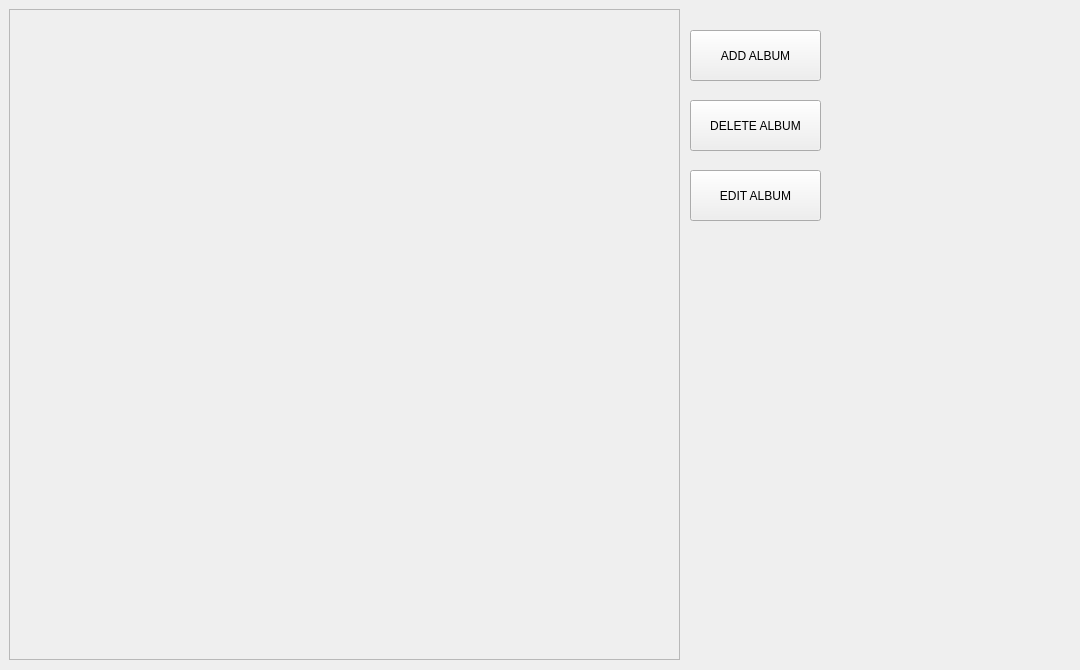
<?xml version="1.0" encoding="UTF-8"?>
<ui version="4.0">
 <class>AlbumsPage</class>
 <widget class="QWidget" name="AlbumsPage">
  <property name="geometry">
   <rect>
    <x>0</x>
    <y>0</y>
    <width>1080</width>
    <height>670</height>
   </rect>
  </property>
  <property name="minimumSize">
   <size>
    <width>1</width>
    <height>1</height>
   </size>
  </property>
  <property name="maximumSize">
   <size>
    <width>16777215</width>
    <height>16777215</height>
   </size>
  </property>
  <property name="windowTitle">
   <string>Albums</string>
  </property>
  <widget class="QPushButton" name="add_album_button">
   <property name="geometry">
    <rect>
     <x>690</x>
     <y>30</y>
     <width>131</width>
     <height>51</height>
    </rect>
   </property>
   <property name="text">
    <string>ADD ALBUM</string>
   </property>
  </widget>
  <widget class="QPushButton" name="delete_album_button">
   <property name="geometry">
    <rect>
     <x>690</x>
     <y>100</y>
     <width>131</width>
     <height>51</height>
    </rect>
   </property>
   <property name="text">
    <string>DELETE ALBUM</string>
   </property>
  </widget>
  <widget class="QPushButton" name="edit_album_button">
   <property name="geometry">
    <rect>
     <x>690</x>
     <y>170</y>
     <width>131</width>
     <height>51</height>
    </rect>
   </property>
   <property name="text">
    <string>EDIT ALBUM</string>
   </property>
  </widget>
  <widget class="QScrollArea" name="scrollArea">
   <property name="geometry">
    <rect>
     <x>9</x>
     <y>9</y>
     <width>671</width>
     <height>651</height>
    </rect>
   </property>
   <property name="widgetResizable">
    <bool>true</bool>
   </property>
   <widget class="QWidget" name="scroll_area_widget_contents">
    <property name="geometry">
     <rect>
      <x>0</x>
      <y>0</y>
      <width>669</width>
      <height>649</height>
     </rect>
    </property>
    <layout class="QGridLayout" name="grid_layout"/>
   </widget>
  </widget>
 </widget>
 <resources/>
 <connections/>
</ui>
